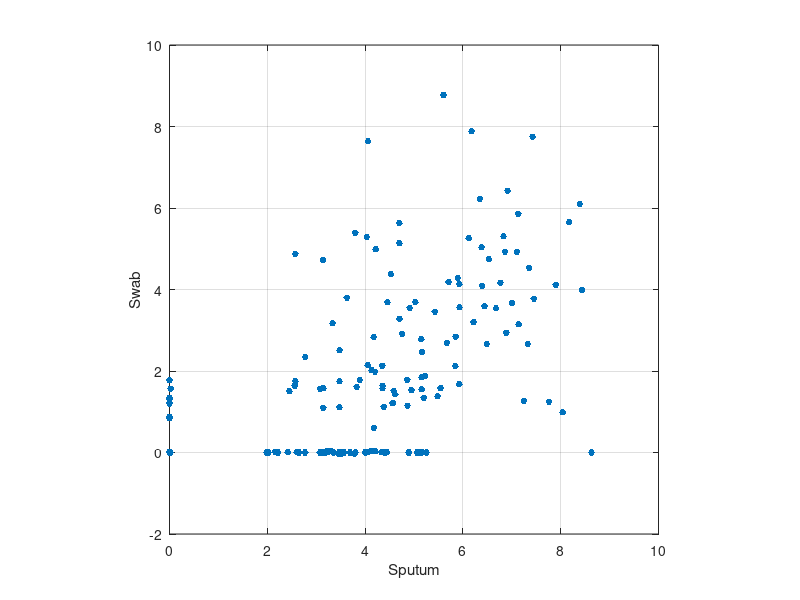

MATLAB code to generate this figure: (Note: this script raises an error after producing the figure.)
% figuri cu datele de covid - neamt ca Cercel


clear
clc
load covid_data

pp = p(:);
nn = n(:);
plot(pp, nn, '.', 'MarkerSize', 15');
axis square
grid on
xlabel('Sputum');
ylabel('Swab');
lsline;

